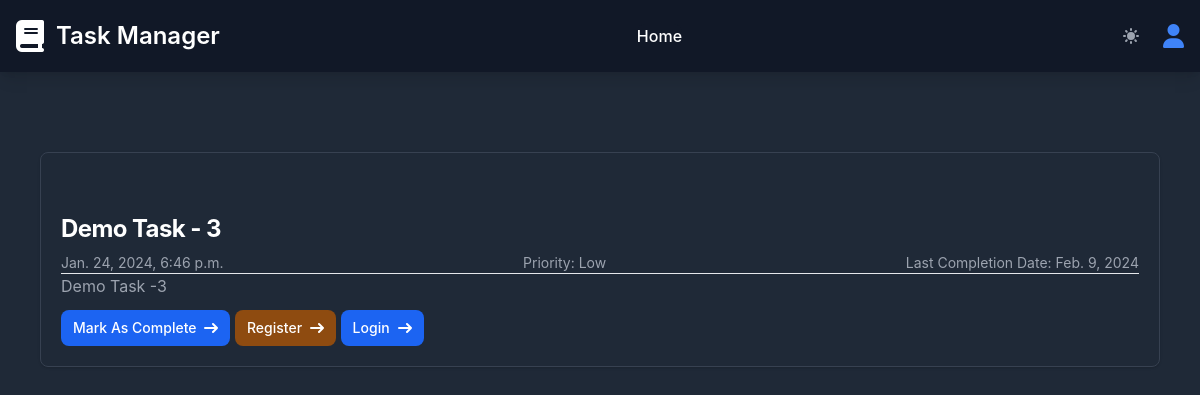
Before: /task/detail_task/demo-task-3/ (signed in) with the older database file.
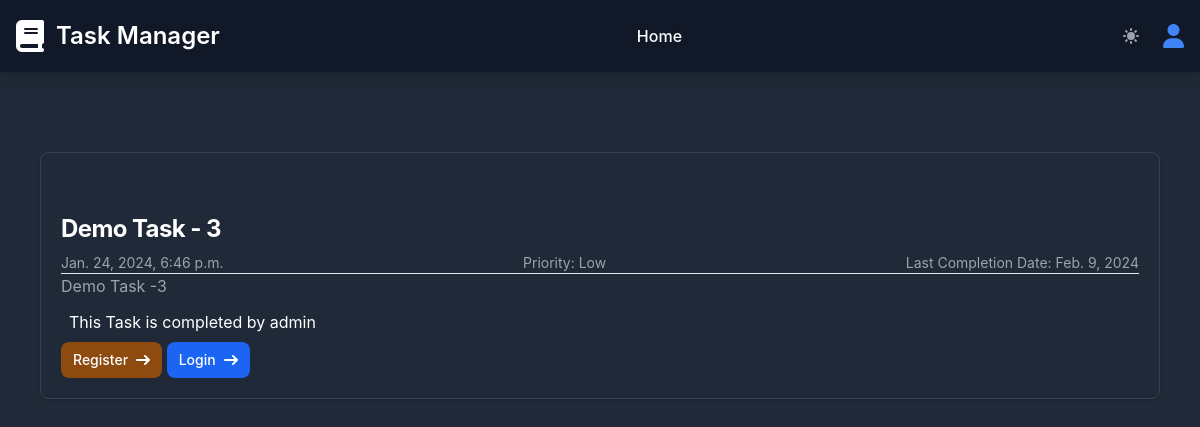
After: the same page with the newer database file.
### task/models.py (models this page shows, shortened)
class Task(TimeStamp):
    title = models.CharField(max_length=255)
    slug = models.SlugField(unique=True)
    description = models.TextField()
    priority = models.CharField(max_length=10, choices=PRIORITY_CHOICES)
    due_date = models.DateField(null=True, blank=True)
    is_completed = models.BooleanField(default=False)
    completed_by = models.ForeignKey(User, related_name='task',default=None,null=True, on_delete=models.SET_NULL)

### account/models.py (models this page shows)
class User(AbstractUser, TimeStamp):
    email = models.EmailField(unique = True)
    phone = models.CharField(max_length = 15, default='')
    gender = models.CharField(max_length=8, choices=GENDER_TYPE)
    objects = UserManager()
    REQUIRED_FIELDS = ('email',)
    def __str__(self) -> str:
        return self.username

### task/views.py (the view)
# urls.py: path('detail_task/<str:slug>/', TaskDetailsView.as_view(), name='detail_task'),
class TaskDetailsView(DetailView):
    template_name = 'task/detail_task.html'
    model = Task
    slug_field = 'slug'  # Specify the field to use for the slug
    slug_url_kwarg = 'slug'
    def get_context_data(self, **kwargs):
        context = super().get_context_data(**kwargs)
        context['images'] = Photo.objects.filter(task=self.get_object())
        return context

### task/templates/task/detail_task.html (shortened to what this page needs)
{% extends "core/base.html" %} {% load static %}
{%block content %}
<div class="max-w-full bg-white border border-gray-200 rounded-lg shadow dark:bg-gray-800 dark:border-gray-700">
<div class="grid grid-cols-2 md:grid-cols-3 gap-4 p-5">
</div>
    <div class="p-5">
        <a href="#">
            <h5 class="mb-2 text-2xl font-bold tracking-tight text-gray-900 dark:text-white">{{object.title}}</h5>
        </a>
        <div class="flex justify-between">
          <div class="text-sm text-gray-500 dark:text-gray-400">{{object.created_at}}</div>
          <div class="text-sm text-gray-500 dark:text-gray-400">Priority: {{object.priority}}</div>
          <div class="text-sm text-gray-500 dark:text-gray-400">Last Completion Date: {{object.due_date}}</div>
        </div>
        <hr>
        <p class="mb-3 font-normal text-gray-700 dark:text-gray-400">{{object.description}}</p>
      {% if request.user.is_authenticated %}
        {% if object.is_completed %}
        <p class="dark:text-white m-2">
          This Task is completed by {{object.completed_by}}
        </p>
        {% else %}
        <a href="{% url "complete_task" object.slug %}" class="inline-flex items-center px-3 py-2 text-sm font-medium text-center text-white bg-blue-700 rounded-lg hover:bg-blue-800 focus:ring-4 focus:outline-none focus:ring-blue-300 dark:bg-blue-600 dark:hover:bg-blue-700 dark:focus:ring-blue-800">
              Mark As Complete
              <svg class="rtl:rotate-180 w-3.5 h-3.5 ms-2" aria-hidden="true" xmlns="http://www.w3.org/2000/svg" fill="none" viewBox="0 0 14 10">
                  <path stroke="currentColor" stroke-linecap="round" stroke-linejoin="round" stroke-width="2" d="M1 5h12m0 0L9 1m4 4L9 9"/>
              </svg>
          </a>
        {% endif %}
      {% endif %}
    {% if request.user.is_staff %}
    <a href="{% url "edit_task" object.slug %}" class="inline-flex items-center px-3 py-2 text-sm font-medium text-center text-white bg-blue-700 rounded-lg hover:bg-blue-800 focus:ring-4 focus:outline-none focus:ring-blue-300 dark:bg-blue-600 dark:hover:bg-blue-700 dark:focus:ring-blue-800">
            Edit
             <svg class="rtl:rotate-180 w-3.5 h-3.5 ms-2" aria-hidden="true" xmlns="http://www.w3.org/2000/svg" fill="none" viewBox="0 0 14 10">
                <path stroke="currentColor" stroke-linecap="round" stroke-linejoin="round" stroke-width="2" d="M1 5h12m0 0L9 1m4 4L9 9"/>
            </svg>
        </a>
    {% else %}
    <a href="{% url "registration" %}" class="inline-flex items-center px-3 py-2 text-sm font-medium text-center text-white bg-yellow-700 rounded-lg hover:bg-yellow-800 focus:ring-4 focus:outline-none focus:ring-yellow-300 dark:bg-yellow-600 dark:hover:bg-yellow-700 dark:focus:ring-yellow-800">
            Register
             <svg class="rtl:rotate-180 w-3.5 h-3.5 ms-2" aria-hidden="true" xmlns="http://www.w3.org/2000/svg" fill="none" viewBox="0 0 14 10">
                <path stroke="currentColor" stroke-linecap="round" stroke-linejoin="round" stroke-width="2" d="M1 5h12m0 0L9 1m4 4L9 9"/>
            </svg>
        </a>
        <a href="{% url "login" %}" class="inline-flex items-center px-3 py-2 text-sm font-medium text-center text-white bg-blue-700 rounded-lg hover:bg-blue-800 focus:ring-4 focus:outline-none focus:ring-blue-300 dark:bg-blue-600 dark:hover:bg-blue-700 dark:focus:ring-blue-800">
            Login
             <svg class="rtl:rotate-180 w-3.5 h-3.5 ms-2" aria-hidden="true" xmlns="http://www.w3.org/2000/svg" fill="none" viewBox="0 0 14 10">
                <path stroke="currentColor" stroke-linecap="round" stroke-linejoin="round" stroke-width="2" d="M1 5h12m0 0L9 1m4 4L9 9"/>
            </svg>
        </a>
    {% endif %}
    </div>
</div>
{% endblock content %}

Changed rows visible on the page:
changed Task "Demo Task - 3": is_completed False → True (drawn); completed_by (not shown) → "admin"
Other visible differences:
text no longer shown: "Mark As Complete"
text now shown: "This Task is completed by"
